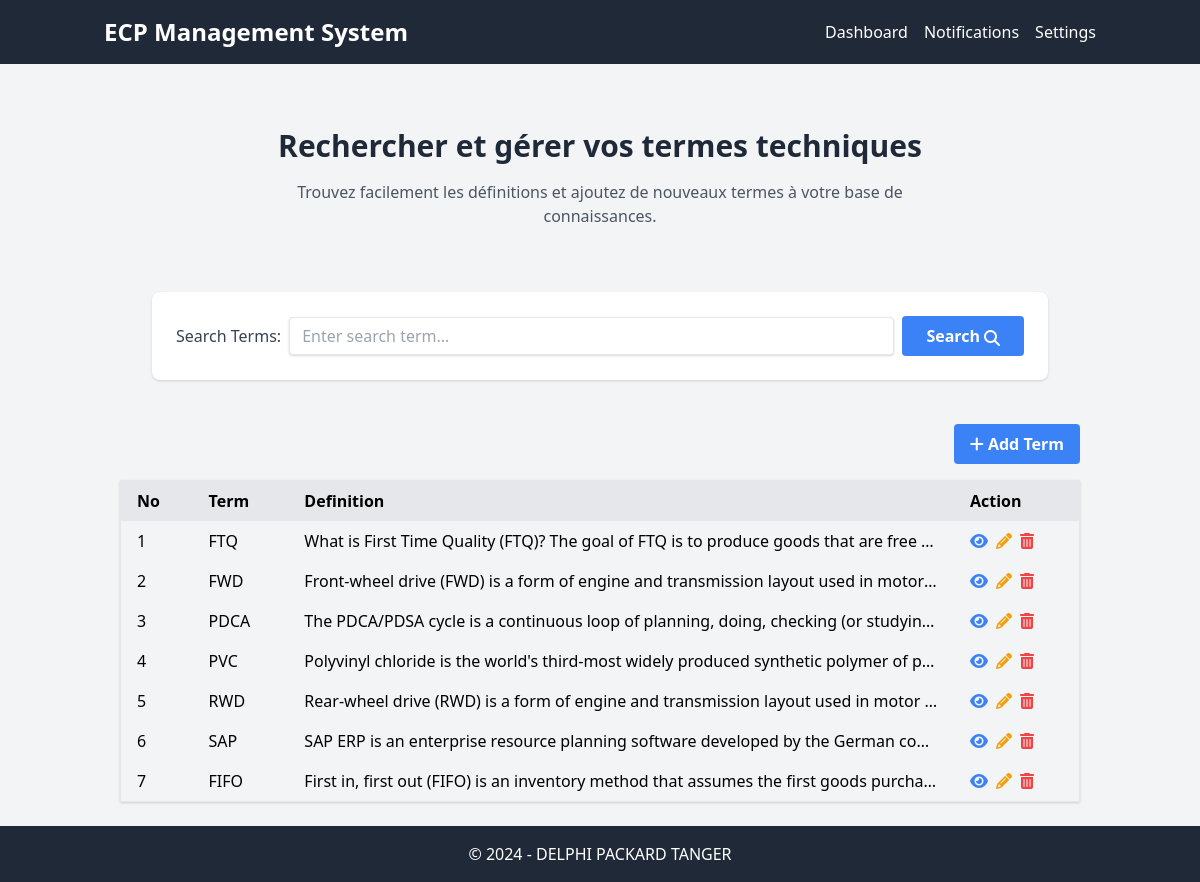
The app's page /dictionnaire with its own data.
### tables this page shows
CREATE TABLE Dictionnaire (
    id INTEGER PRIMARY KEY AUTOINCREMENT,
    term TEXT(100) UNIQUE NOT NULL,
    definition TEXT NOT NULL
);

### app.py (the view)
@app.route('/dictionnaire')
def dictionnaire():
    search_term = request.args.get("term")
    con = sql.connect("db_web.db")
    con.row_factory = sql.Row
    cur = con.cursor()
    if search_term:
        search_words = search_term.lower().split()
        search_words = [word for word in search_words if len(word) > 2]
        term_conditions = " OR ".join(["LOWER(term) LIKE ?" for _ in search_words])
        definition_condition = "LOWER(definition) LIKE ?"
        query = f"SELECT * FROM Dictionnaire WHERE {term_conditions} OR {definition_condition}"
        query_params = ['%' + word + '%' for word in search_words] + ['%' + search_term + '%']
        cur.execute(query, query_params)
    else:
        cur.execute("SELECT * FROM Dictionnaire")
    data = cur.fetchall()
    return render_template("dictionnaire/dictionnaire_index.html", datas=data)

### templates/dictionnaire/dictionnaire_index.html (shortened to what this page needs)
{% extends 'layout.html' %}
{% block main %}
  <div class="hero-section text-center flex items-center justify-center bg-gray-100 py-8">
    <div class="container mx-auto max-w-2xl">
      <h1 class="text-3xl font-bold text-gray-800 mb-4">Rechercher et gérer vos termes techniques</h1>
      <p class="text-gray-600 mb-8">Trouvez facilement les définitions et ajoutez de nouveaux termes à votre base de connaissances.</p>
    </div>
  </div>
 <div class="container mx-auto">
    <div class="w-full max-w-4xl mx-auto bg-white p-6 rounded-lg shadow">
        <form action="{{ url_for('dictionnaire') }}" method="GET" class="flex items-center">
          <label for="search-term" class="text-gray-700 mr-2">Search&nbsp;Terms:</label>
            <input
                type="text"
                id="search-term"
                name="term"
                placeholder="Enter search term..."
                class="shadow appearance-none border rounded w-full py-2 px-3 text-gray-700 leading-tight focus:outline-none focus:shadow-outline"
            />
            <button type="submit" class="bg-blue-500 flex items-center hover:bg-blue-700 text-white font-bold py-2 px-6 ml-2 rounded">
                Search
                <i class="fa-solid fa-magnifying-glass ml-1 mt-1"></i>
            </button>
        </form>
    </div>
</div>
  <div class="container mx-auto px-4 py-8">
    <div class="container pt-3 flex justify-center">
    </div>
    <div class="text-right mb-4">
        <a href="{{ url_for('add_term') }}" class="bg-blue-500 hover:bg-blue-700 text-white font-bold py-2 px-4 rounded inline-block"><i class="fa-solid fa-plus"></i> Add Term</a>
    </div>
    <table class="w-full border-collapse table-auto border border-gray-200 shadow mb-4">
      <thead>
        <tr class="bg-gray-200">
          <th class="px-4 py-2 text-left">No</th>
          <th class="px-4 py-2 text-left">Term</th>
          <th class="px-4 py-2 text-left">Definition</th>
          <th class="px-4 py-2 text-left">Action</th>
        </tr>
      </thead>
      <tbody>
        {% for row in datas %}
          <tr>
            <td class="px-4 py-2">{{ loop.index }}</td>
            <td class="px-4 py-2 truncate overflow-hidden">{{ row.term }}</td>
            <td class="px-4 py-2 truncate overflow-hidden max-w-lg">{{ row.definition }}</td>
            <td class="px-4 py-2 flex items-center space-x-2">
              <a href="{{ url_for('show_term', id=row.id) }}" class="text-blue-500 hover:text-blue-700"><i class="fas fa-eye"></i></a>
              <a href="{{ url_for('edit_term', id=row.id) }}" class="text-yellow-500 hover:text-yellow-700"><i class="fas fa-pencil-alt"></i></a>
              <form action="{{ url_for('delete_term', id=row.id) }}" method="post" class="inline" onsubmit="return confirm('Are you sure you want to delete this term?')">
                <button type="submit" class="text-red-500 hover:text-red-700"><i class="fas fa-trash-alt"></i></button>
              </form>
            </td>
          </tr>
        {% endfor %}
      </tbody>
    </table>
  </div>
{% endblock %}

### templates/layout.html (shortened to what this page needs)
<!DOCTYPE html>
<html lang="en">
<head>
  <link rel="stylesheet" href="https://cdnjs.cloudflare.com/ajax/libs/font-awesome/6.5.1/css/all.min.css" />
  <link href="https://unpkg.com/tailwindcss@^2/dist/tailwind.min.css" rel="stylesheet">
</head>
<body class="bg-gray-100 font-sans">
  <header class="bg-gray-800 text-white py-4">
    <div class="container mx-auto flex justify-between items-center px-4">
      <h1 class="text-2xl font-bold"><a href="{{ url_for("index") }}">ECP Management System</a></h1>
      <nav>
        <ul class="flex space-x-4">
          <li><a href="{{ url_for("index") }}" class="hover:text-gray-300">Dashboard</a></li>
          <li><a href="{{ url_for("index") }}" class="hover:text-gray-300">Notifications</a></li>
          <li><a href="{{ url_for("index") }}" class="hover:text-gray-300">Settings</a></li>
        </ul>
      </nav>
    </div>
  </header>
  <main class="container mx-auto px-4 py-8">
    {% block main %}
    {% endblock %}
  </main>
  <footer class="fixed bottom-0 w-full bg-gray-800 text-white text-center py-4">
    <p>&copy; 2024 - DELPHI PACKARD TANGER</p>
  </footer>
</body>
</html>

### records on screen
Dictionnaire: term "FTQ", definition "What is First Time Quality (FTQ)? The goal of FTQ is to produce goods that are free…"
Dictionnaire: term "FWD", definition "Front-wheel drive (FWD) is a form of engine and transmission layout used in motor…"
Dictionnaire: term "PDCA", definition "The PDCA/PDSA cycle is a continuous loop of planning, doing, checking (or studyin…"
Dictionnaire: term "PVC", definition "Polyvinyl chloride is the world's third-most widely produced synthetic polymer of p…"
Dictionnaire: term "RWD", definition "Rear-wheel drive (RWD) is a form of engine and transmission layout used in motor…"
Dictionnaire: term "SAP", definition "SAP ERP is an enterprise resource planning software developed by the German co…"
Dictionnaire: term "FIFO", definition "First in, first out (FIFO) is an inventory method that assumes the first goods purcha…"
